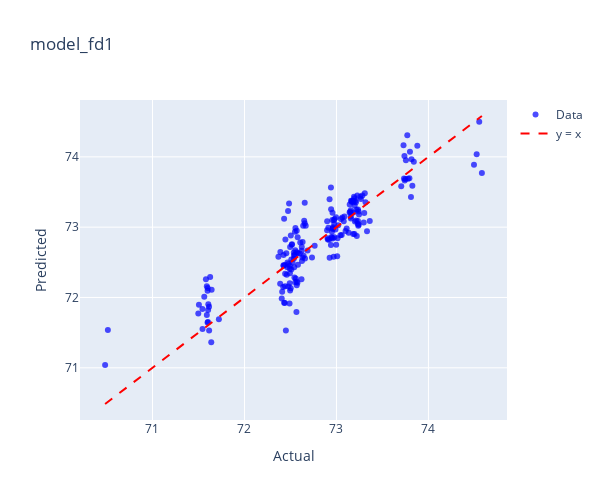
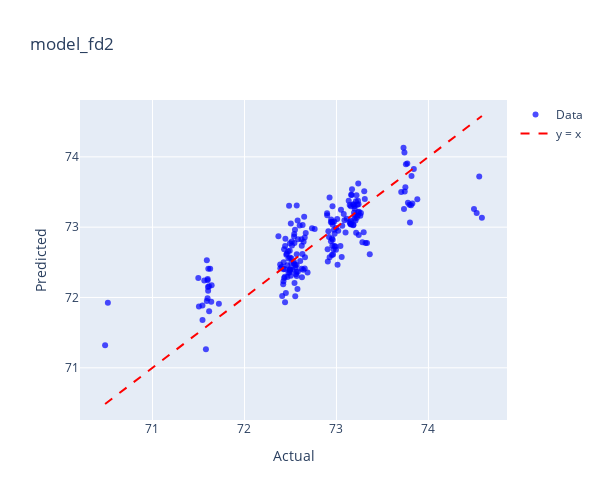
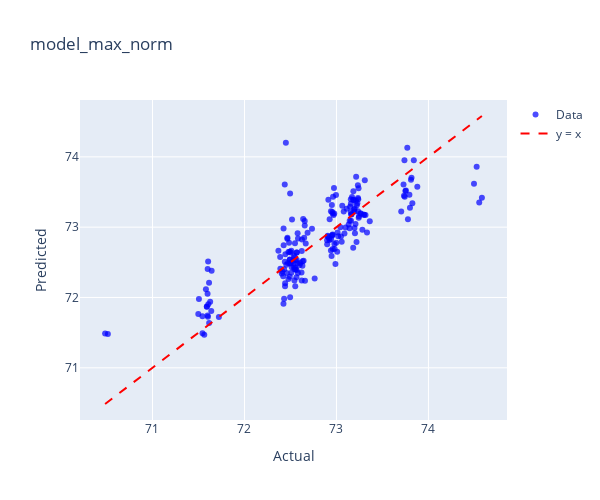
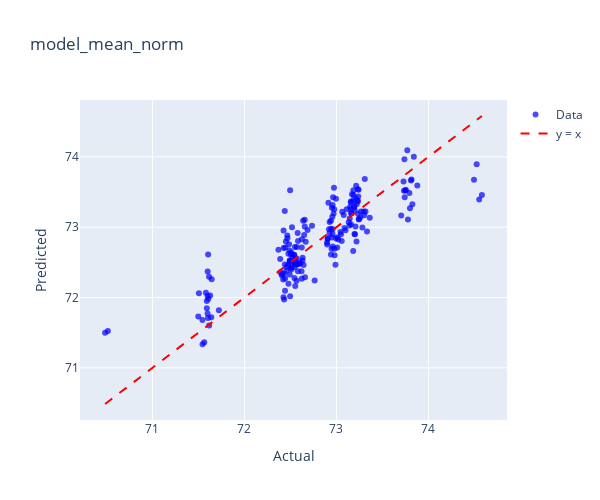

Source (notebook cell) for these figures, in order:
### Code cell
model_dict = {
    'model_fd1': (model_fd1, lemak_fd1),
    'model_fd2': (model_fd2, lemak_fd2),
    'model_max_norm': (model_max_norm, lemak_max_norm),
    'model_mean_norm': (model_mean_norm, lemak_mean_norm),
    'model_msc': (model_msc, lemak_msc),
    'model_ori': (model_ori, lemak_ori),
    'model_range_norm': (model_range_norm, lemak_range_norm),
    'model_sg1': (model_sg1, lemak_sg1),
    'model_sg2': (model_sg2, lemak_sg2),
    'model_snv': (model_snv, lemak_snv),
}

for name, (model, data) in model_dict.items():
    print(f"Plotting for {name}")
    plot_actual_vs_predicted_plotly(model, data, 'LEMAK',name)

### Figure 1 — Plotly figure (JSON) as saved in the notebook; plotly's stock layout.template omitted (floating-point values rounded to 4 significant figures; data arrays with more than 128 entries replaced by an {"elided": "..."} marker saying what was removed)
{"data": [{"hovertemplate": "Index: %{text}<br>Actual: %{x}<br>Predicted: %{y}<extra></extra>", "marker": {"color": "blue", "opacity": 0.7, "size": 6}, "mode": "markers", "name": "Data", "text": {"elided": "200 str values"}, "type": "scatter", "x": {"elided": "200 float values"}, "y": {"elided": "200 float values"}}, {"line": {"color": "red", "dash": "dash"}, "mode": "lines", "name": "y = x", "type": "scatter", "x": [70.48, 74.58], "y": [70.48, 74.58]}], "layout": {"height": 500, "title": {"text": "model_fd1"}, "width": 600, "xaxis": {"title": {"text": "Actual"}}, "yaxis": {"title": {"text": "Predicted"}}}}

### Figure 2 — Plotly figure (JSON) as saved in the notebook; plotly's stock layout.template omitted (floating-point values rounded to 4 significant figures; data arrays with more than 128 entries replaced by an {"elided": "..."} marker saying what was removed)
{"data": [{"hovertemplate": "Index: %{text}<br>Actual: %{x}<br>Predicted: %{y}<extra></extra>", "marker": {"color": "blue", "opacity": 0.7, "size": 6}, "mode": "markers", "name": "Data", "text": {"elided": "200 str values"}, "type": "scatter", "x": {"elided": "200 float values"}, "y": {"elided": "200 float values"}}, {"line": {"color": "red", "dash": "dash"}, "mode": "lines", "name": "y = x", "type": "scatter", "x": [70.48, 74.58], "y": [70.48, 74.58]}], "layout": {"height": 500, "title": {"text": "model_fd2"}, "width": 600, "xaxis": {"title": {"text": "Actual"}}, "yaxis": {"title": {"text": "Predicted"}}}}

### Figure 3 — Plotly figure (JSON) as saved in the notebook; plotly's stock layout.template omitted (floating-point values rounded to 4 significant figures; data arrays with more than 128 entries replaced by an {"elided": "..."} marker saying what was removed)
{"data": [{"hovertemplate": "Index: %{text}<br>Actual: %{x}<br>Predicted: %{y}<extra></extra>", "marker": {"color": "blue", "opacity": 0.7, "size": 6}, "mode": "markers", "name": "Data", "text": {"elided": "200 str values"}, "type": "scatter", "x": {"elided": "200 float values"}, "y": {"elided": "200 float values"}}, {"line": {"color": "red", "dash": "dash"}, "mode": "lines", "name": "y = x", "type": "scatter", "x": [70.48, 74.58], "y": [70.48, 74.58]}], "layout": {"height": 500, "title": {"text": "model_max_norm"}, "width": 600, "xaxis": {"title": {"text": "Actual"}}, "yaxis": {"title": {"text": "Predicted"}}}}

### Figure 4 — Plotly figure (JSON) as saved in the notebook; plotly's stock layout.template omitted (floating-point values rounded to 4 significant figures; data arrays with more than 128 entries replaced by an {"elided": "..."} marker saying what was removed)
{"data": [{"hovertemplate": "Index: %{text}<br>Actual: %{x}<br>Predicted: %{y}<extra></extra>", "marker": {"color": "blue", "opacity": 0.7, "size": 6}, "mode": "markers", "name": "Data", "text": {"elided": "200 str values"}, "type": "scatter", "x": {"elided": "200 float values"}, "y": {"elided": "200 float values"}}, {"line": {"color": "red", "dash": "dash"}, "mode": "lines", "name": "y = x", "type": "scatter", "x": [70.48, 74.58], "y": [70.48, 74.58]}], "layout": {"height": 500, "title": {"text": "model_mean_norm"}, "width": 600, "xaxis": {"title": {"text": "Actual"}}, "yaxis": {"title": {"text": "Predicted"}}}}
